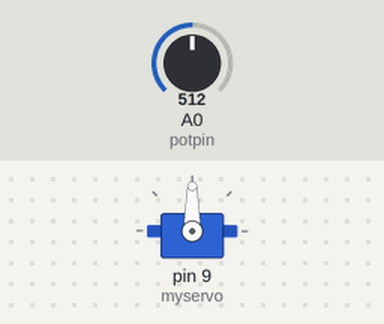
Bench run of a sketch on a simulated Arduino Uno, built with avr-gcc and run on an emulated ATmega328P. On the bench: servo. The inputs (shaded band) are chosen by the test bench; at power-on: A0 (potpin) = 512.

Above: at 1.2 s.
1.3 s: A0 (potpin) set to 716
At 2.2 s:
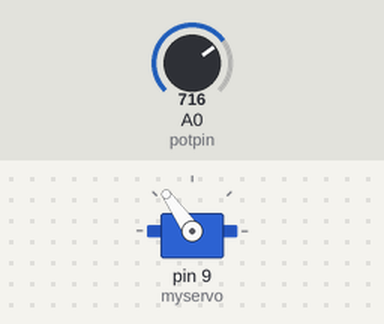
2.8 s: A0 (potpin) set to 900
At 3.3 s:
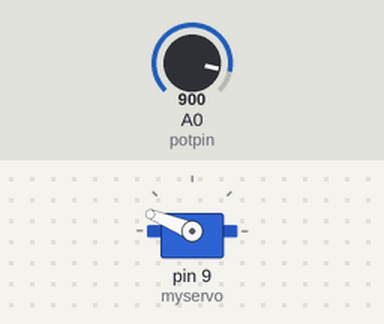
4.3 s: A0 (potpin) set to 1023
At 5.5 s:
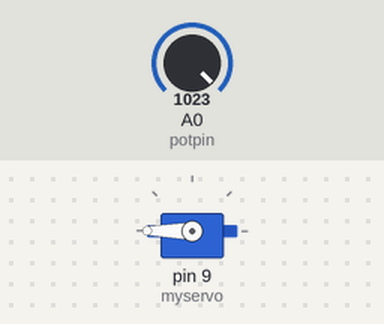
5.8 s: A0 (potpin) set to 306
At 6.8 s:
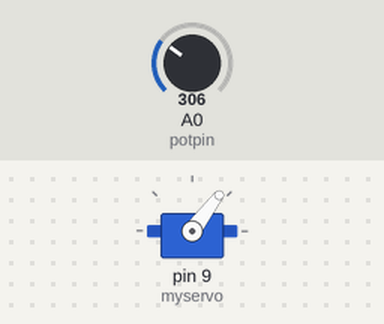
7.3 s: A0 (potpin) set to 122
At 7.9 s:
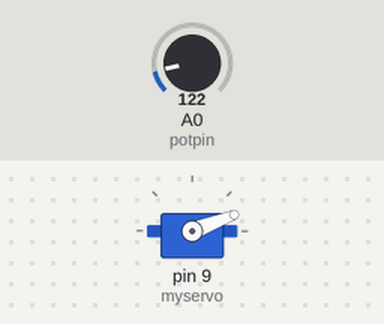
Timing chart, 0 to 9.8 s (numbered marks = the images above; inputs shaded):
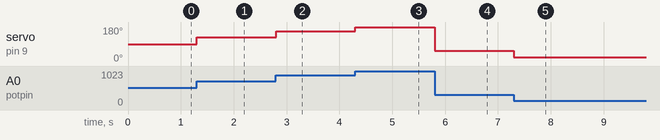

Measured:
- after the input at 1.3 s, servo on pin 9 (myservo): 90° → 125° at once
- after the input at 2.8 s, servo on pin 9 (myservo): 125° → 158° at once
- after the input at 4.3 s, servo on pin 9 (myservo): 158° → 180° at once
- after the input at 5.8 s, servo on pin 9 (myservo): 180° → 53° at once
- after the input at 7.3 s, servo on pin 9 (myservo): 53° → 21° at once

The sketch:

LinearServoTest.ino
```cpp
#include <Servo.h>

Servo myservo;

const int potpin = A0;
int val;

void setup() {
  myservo.attach(9);
}

void loop() {
  val = analogRead(potpin);
  val = map(val, 0, 1023, 0, 180);
  myservo.write(val);
}
```
